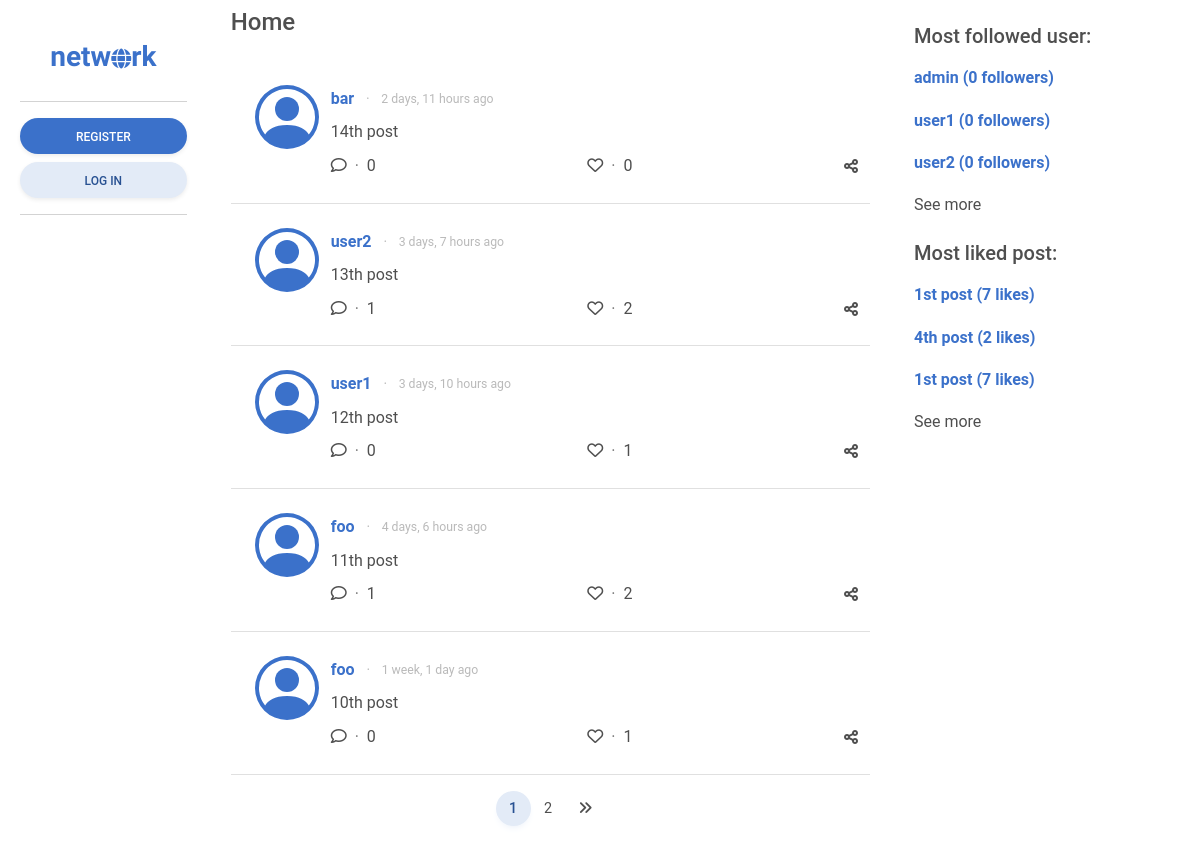
The app's page /, older data.
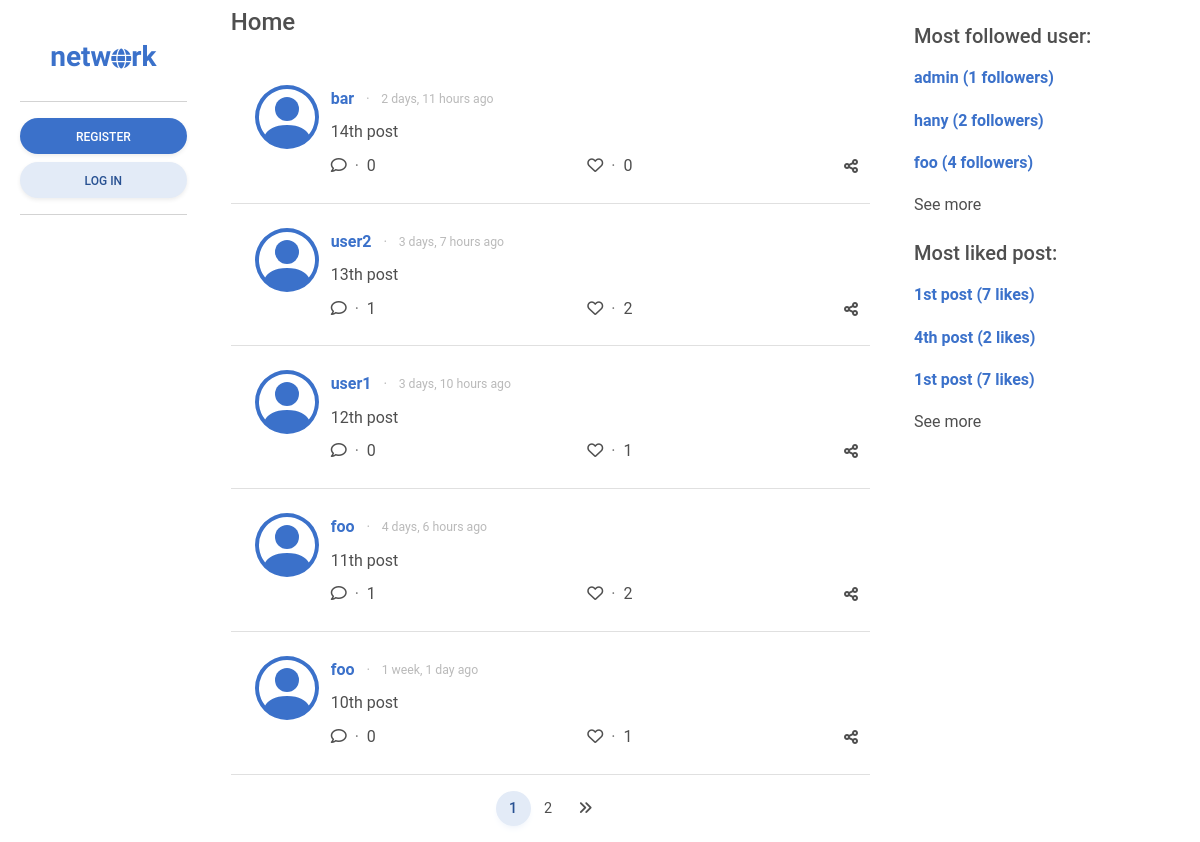
The same page, newer data.
### network/models.py (models this page shows, shortened)
class Post(models.Model):
    content = models.CharField(max_length=255)
    poster = models.ForeignKey(User, on_delete=models.CASCADE, related_name="posts")
    likers = models.ManyToManyField(User, blank=True, related_name="likes")
    date_posted = models.DateTimeField(auto_now_add=True)
    edited = models.BooleanField(default=False)
    def num_of_likes(self):
        return len(self.likers.all())
    def num_of_comments(self):
        return len(self.comments.all())
    class Meta:
        ordering = ["-date_posted"]

class User(AbstractUser):
    pass
    date_joined = models.DateTimeField(auto_now_add=True)
    following = models.ManyToManyField("self", blank=True, related_name="followers", symmetrical=False)
    def num_of_followers(self):
        return len(self.followers.all())

class Comment(models.Model):
    main_post = models.ForeignKey(Post, on_delete=models.SET_DEFAULT, default="Post deleted.", related_name="comments")
    comment = models.CharField(max_length=255)
    commenter = models.ForeignKey(User, on_delete=models.CASCADE, related_name="commenter")
    commented = models.DateTimeField(auto_now_add=True)
    class Meta:
        ordering = ["-commented"]

### network/views.py (the view)
# urls.py: path("", views.index, name="index"),
def index(request):
    most_followed_users = User.objects.all().order_by('-following')
    most_liked_posts = Post.objects.all().order_by("-likers")
    posts = Post.objects.all()
    p = Paginator(posts, 5) # Will set to 10 posts later
    page_number = request.GET.get("page")
    page_posts = p.get_page(page_number)
    return render(request, "network/index.html", {
        "most_followed_users": most_followed_users,
        "most_liked_posts": most_liked_posts,
        "posts": page_posts,
        "page_number": page_number,
    })

### network/templates/network/index.html
{% extends "network/layout.html" %}
{% block body %}
    {% include "network/sidebar_left.html" %}
    <div class="col-lg-7 col-md-6 col-sm-9">
        <div class="overflow-auto px-3" style="max-height:100vh;">
            {% url 'index' as index %}
            {% url 'following' as following %}
            {% url 'likes' as likes %}
            {% if request.path == index %}
            {% include "network/posts.html" with posts=posts headline="Home" %}
            {% elif request.path == following %}
            {% include "network/posts.html" with posts=posts headline="Following" %}
            {% elif request.path == likes %}
            {% include "network/posts.html" with posts=posts headline="Likes" %}
            {% endif %}
            {% include "network/pagination.html" with posts=posts %}
        </div>
    </div>
    {% include "network/sidebar_right.html" with most_liked_posts=most_liked_posts most_followed_users=most_followed_users %}
{% endblock %}

### network/templates/network/posts.html (shortened to what this page needs)
{% load humanize %}
<div
{% if not headline %}
class="h4 mb-0 pb-4 pt-2 sticky-top transparan d-none">
{% else %}
class="h4 mb-0 pb-4 pt-2 sticky-top transparan">
{% endif %}
    {{ headline }}
</div>
{% if not posts %}
<div class="container p-0">
    <h3 class="text-center p-3">No posts yet.</h3>
</div>
{% else %}
{% for post in posts %}
<div class="container p-0 border-bottom">
    <div class="row p-4">
        <a href="{% url 'profile' user=post.poster.username %}" class="col-auto">
        </a>
        <div class="col p-0">
            <div class="d-flex justify-content-between align-items-center">
                <div>
                    <a href="{% url 'profile' user=post.poster.username %}" class="fw-bold text-decoration-none align-middle">
                        {{ post.poster.username }}
                    </a>
                    <span class="small text-muted opacity-50 align-middle">
                        <span class="mx-2 align-middle">&#183;</span>
                        <span class="small align-middle">{{ post.date_posted|naturaltime }}</span>
                    </span>
                </div>
            </div>
            <div class="my-2">{{ post.content }}</div>
            <div class="d-flex justify-content-between align-items-center">
                <div>
                    <i class="fa-regular fa-comment" role="button" data-mdb-toggle="modal" data-mdb-target="#comment_modal_{{ post.id }}"></i>
                    <span class="mx-1 text-muted">&#183;</span>
                    <span role="button" data-mdb-toggle="modal" data-mdb-target="#comment_list_modal_{{ post.id }}">
                        {% if post.num_of_comments %}
                        {{ post.num_of_comments }}
                        {% else %}
                        0
                        {% endif %}
                    </span>
                </div>
                <div>
                    <i
                        {% if user.is_authenticated and user in post.likers.all %}
                        class="fa-solid fa-heart"
                        {% elif user.is_authenticated %}
                        class="fa-regular fa-heart"
                        {% else %}
                        class="fa-regular fa-heart" role="button" data-mdb-toggle="modal" data-mdb-target="#like_post_{{ post.id }}"
                        {% endif %}
                        >
                    </i>
                    <span class="mx-1 text-muted">&#183;</span>
                    <span role="button" data-mdb-toggle="modal" data-mdb-target="#likers_modal_{{ post.id }}">
                        {% if post.num_of_likes %}
                        {{ post.num_of_likes }}
                        {% else %}
                        0
                        {% endif %}
                    </span>
                </div>
                <i class="fa-solid fa-share-nodes"></i>
            </div>
        </div>
    </div>
</div>
{% endfor %}
{% endif %}

### network/templates/network/sidebar_right.html (shortened to what this page needs)
<div class="px-3 d-sm-none d-none d-md-block col-lg-3 col-md-3 my-4 ">
    <div class="h5">Most followed user:</div>
    <ul class="list-group list-group-light list-group-small mb-3">
        {% for user in most_followed_users|slice:":3" %}
        <li class="list-group-item border-0">
            <a href="{% url 'profile' user=user.username %}" class="fw-bold text-decoration-none align-middle">
                {{ user.username }} ({{user.num_of_followers}} followers)
            </a>
        </li>
        {% endfor %}
        <li class="list-group-item border-0" role="button" data-mdb-toggle="modal" data-mdb-target="#most_followed_users">
            See more
        </li>
    </ul>
    <div class="h5">Most liked post:</div>
    <ul class="list-group list-group-light list-group-small mb-3">
        {% for post in most_liked_posts|slice:":3" %}
        <li class="list-group-item border-0">
            <a href="{% url 'profile' user=post.poster.username %}" class="fw-bold text-decoration-none align-middle">
                {{ post.content }} ({{ post.num_of_likes }} likes)
            </a>
        </li>
        {% endfor %}
        <li class="list-group-item border-0" role="button" data-mdb-toggle="modal" data-mdb-target="#most_liked_posts">See more</li>
    </ul>
</div>

Row changes from the older to the newer data that the page shows:
no longer on this page (row edited): User: username "user1", num_of_followers "0"
no longer on this page (row edited): User: username "user2", num_of_followers "0"
changed User "admin": num_of_followers "0" → "1"
now on this page (row edited): User: username "hany", num_of_followers "2"
now on this page (row edited): User: username "foo", num_of_followers "4"
